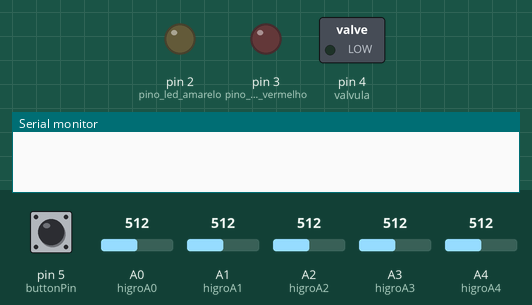
Recording of a sketch running on a simulated Arduino Uno, built with avr-gcc and run on an emulated ATmega328P. Parts: switched loads named in the sketch (green lamp = pin HIGH), output pins drawn as LEDs (lit = HIGH), the last lines printed to the serial monitor. Inputs (shaded band) come from the test bench; at power-on: pin 5 (buttonPin) LOW, A0 (higroA0) = 512, A1 (higroA1) = 512, A2 (higroA2) = 512, A3 (higroA3) = 512, A4 (higroA4) = 512.

Above: at 1.2 s.
1.3 s: pin 5 (buttonPin) pulled HIGH for 0.15 s
At 2.3 s:
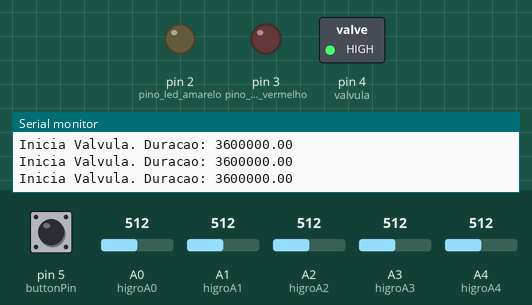
Timing chart, 0 to 4.3 s (numbered marks = the images above; inputs shaded):
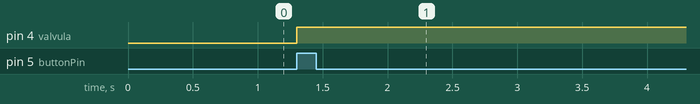

The sketch:

HortaVertical_v1.5_Valvula.ino
```cpp
//Programa: Monitoracao de quadro verde usando Arduino - Oficina SESC Carmo - SP
//Autor: Paulo Barbeiro - adaptação de FILIPEFLOP
/**/

#define higroA0 A0
#define higroA1 A1
#define higroA2 A2
#define higroA3 A3
#define higroA4 A4

#define valvula 4

#define pino_led_vermelho 3
#define pino_led_amarelo 2
#define pino_led_verde 1

#define buttonPin 5

int valor_higroA0, valor_higroA1, valor_higroA2, valor_higroA3, valor_higroA4, valor_higroA5;
int media;


// Medir a variação de corrente em solo seco, moderado e umido, e configurar os valores abaixo:
int limite_seco = 800;      // maior que 800 é seco
int limite_moderado = 400;  // maior que 400 e menor que limite_seco, é moderado
int limite_umido = 0;       // maior que 0 e menor que limite_moderado, é umido

//Sistema de irrigação tem capacidade de 4L/h
float litrosDesejados = 1/4.0; // 1.0 = 1litro  ::  1/2.0 = 500ml  ::  1/4.0 = 250ml
float tempoParaLitros = (litrosDesejados*4.0)*(3600000);

/*  UNIDADES DE TEMPO::
      1 segundo = 1000;
      1 minuto  = 60000;    -> 60*segundo
      1 hora    = 3600000;  -> 60*minuto
      12 horas  = 43200000; -> 12*hora
      24 horas  = 86400000; -> 24*hora
*/

// Intervalo para verificação de irrigação
unsigned long intervaloIrrigacao = 60000;
unsigned long tempoAtualIrrigacao;
unsigned long tempoAnteriorIrrigacao = 0;
unsigned long ultimaIrrigacao;
int estadoValvula = LOW;

// Intervalo para verificações de umidade
unsigned long intervaloVerificaUmidade = 60000;
unsigned long tempoAtualUmidade;
unsigned long ultimaVerificacaoUmidade;


void setup()
{
  //Mostra o valor da porta analogica no serial monitor. Usar apenas para configuração.
  Serial.begin(9600);

  pinMode(higroA0, INPUT);
  pinMode(higroA1, INPUT);
  pinMode(higroA2, INPUT);
  pinMode(higroA3, INPUT);
  pinMode(higroA4, INPUT);

  pinMode(pino_led_vermelho, OUTPUT);
  pinMode(pino_led_amarelo, OUTPUT);
  pinMode(pino_led_verde, OUTPUT);

  pinMode(valvula, OUTPUT);

  pinMode(buttonPin, INPUT);

}

void loop()
{

  int estadoBotao = digitalRead(buttonPin);

  if( estadoBotao == HIGH ){
    digitalWrite(13, HIGH);
    }
  else{
    digitalWrite(13, LOW);
    }

  tempoAtualUmidade = millis();


  //Verificação de umidade para leds
  if(tempoAtualUmidade - ultimaVerificacaoUmidade > intervaloVerificaUmidade) {

    // save the last time you blinked the LED
    ultimaVerificacaoUmidade = tempoAtualUmidade;

    //Calcula média de umidade entre todos os sensores
    media = calculaMedia();
    media = valor_higroA0*1.9;

    //Mostra o valor da porta analogica no serial monitor
    //Descomente as linhas abaixo para configurar o programa.
    //Comente as linhas abaixo para o uso final. Economia de energia.
    /*
    Serial.print("Medição dos sensores: A0: ");
    Serial.print(valor_higroA0);
    Serial.print(" - A1: ");
    Serial.print(valor_higroA1);
    Serial.print(" - A2: ");
    Serial.print(valor_higroA2);
    Serial.print(" - A3: ");
    Serial.print(valor_higroA3);
    Serial.print(" - A4: ");
    Serial.print(valor_higroA4);
    Serial.print(" - Média: ");
    Serial.println(media);//*/


    //Media :: Solo umido, acende o led verde
    if (media > limite_umido && media < limite_moderado){
      //Comando abaixo (Serial.println()) - Usar somente para configuração do sistema
      //Serial.println(" Status media: Solo umido");
      apagaleds();
      digitalWrite(pino_led_verde, HIGH);
    }
    else if (media > limite_moderado && media < limite_seco){
      //Comando abaixo (Serial.println()) - Usar somente para configuração do sistema
      //Serial.println(" Status media: Umidade moderada");
      apagaleds();
      digitalWrite(pino_led_amarelo, HIGH);
    }
    else if (media > limite_seco && media < 1024){
      //Comando abaixo (Serial.println()) - Usar somente para configuração do sistema
      //Serial.println(" Status media: Solo seco");
      apagaleds();
      digitalWrite(pino_led_vermelho, HIGH);
    }

  }//verificação da umidade */


  //Verificação do tempo para irrigação
  tempoAtualIrrigacao = millis();

  if( (estadoValvula == HIGH) && (tempoAtualIrrigacao-tempoAnteriorIrrigacao >= tempoParaLitros) ) {
      desligaValvula();
  }
  else if( (media > limite_seco && media < 1024) && (estadoValvula == LOW) ){
      ligaValvula();
  }
  else if( estadoBotao == HIGH ){
      ligaValvula();
  }

}

int calculaMedia(){
    //Le o valor de umidade dos sensores: pinos de A0 a A4
    valor_higroA0 = analogRead(higroA0);
    valor_higroA1 = analogRead(higroA1);
    valor_higroA2 = analogRead(higroA2);
    valor_higroA3 = analogRead(higroA3);
    valor_higroA4 = analogRead(higroA4);

    return (valor_higroA0 + valor_higroA1 + valor_higroA2 + valor_higroA3 + valor_higroA4)/5;
  }

void ligaValvula(){
    estadoValvula = HIGH;
    tempoAnteriorIrrigacao = tempoAtualIrrigacao;
    media = calculaMedia();
    digitalWrite(valvula, estadoValvula);
    Serial.print("Inicia Valvula. Duracao: "); Serial.println(tempoParaLitros);
  }

void desligaValvula(){
    estadoValvula = LOW;
    tempoAnteriorIrrigacao = tempoAtualIrrigacao;
    digitalWrite(valvula, estadoValvula);
    Serial.println("Finaliza Valvula");
  }

void apagaleds(){
  digitalWrite(pino_led_vermelho, LOW);
  digitalWrite(pino_led_amarelo, LOW);
  digitalWrite(pino_led_verde, LOW);
}
```

Measured:
- after the input at 1.3 s, pin 4 (valvula): LOW → HIGH at once
